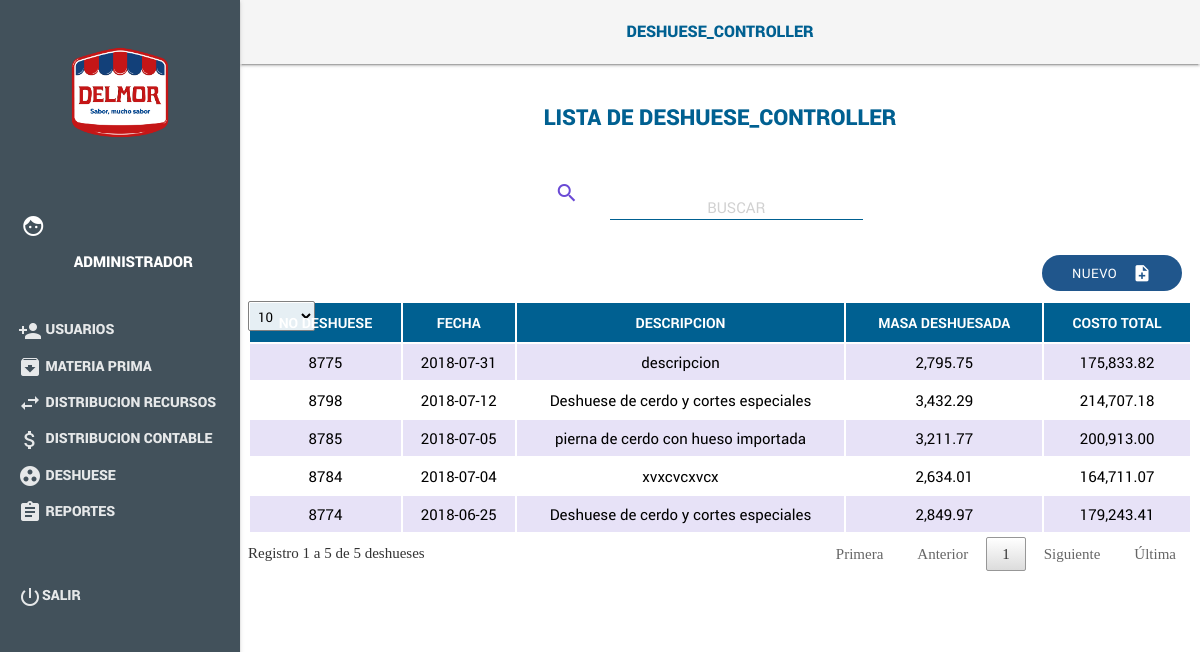
Before: /index.php/deshuese_controller with the older database file.
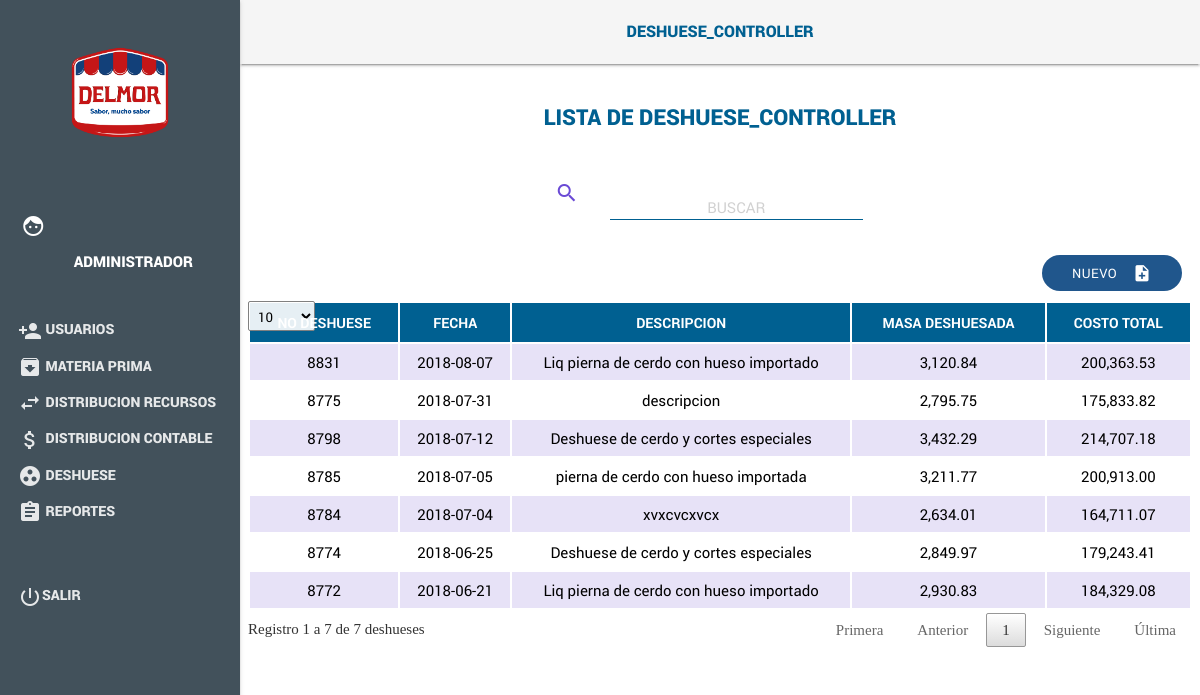
After: the same page with the newer database file.
### tables this page shows
CREATE TABLE `encabezado_deshuese` (
  `Id` int(11) NOT NULL AUTO_INCREMENT,
  `No_DH` varchar(255) DEFAULT NULL,
  `Fecha` date DEFAULT NULL,
  `Descripcion_DH` varchar(255) DEFAULT NULL,
  `Precio_Bruto` double DEFAULT NULL,
  `Costo_Total` double DEFAULT NULL,
  `Gasto_MOD` double DEFAULT NULL,
  `GI` double DEFAULT NULL,
  `Id_Dis_Cont` int(11) DEFAULT NULL,
  PRIMARY KEY (`Id`)
);

### application/controllers/Deshuese_controller.php (called while the page is built, shortened)
<?php
class Deshuese_controller extends CI_Controller
{
    function __construct()
    {
        $this->load->library("session");
        $this->load->model("Deshuese_model");
    }
    public function index()
    {
        $data["mp"] = $this->Deshuese_model->getmateriaPrima();
        $data["ds"] = $this->Deshuese_model->getInfoDeshuese();
        $this->load->view("header/header");
        $this->load->view("pages/menu");
        $this->load->view("Deshuese/Deshuese",$data);
        $this->load->view("footer/footer");
        $this->load->view("jsview/jsDeshuese");
    }
}
?>

### index.php (called while the page is built, shortened)
<?php
require_once BASEPATH.'core/CodeIgniter.php';

### application/models/Deshuese_model.php (called while the page is built, shortened)
<?php
class Deshuese_model extends CI_Model
{
    public function getInfoDeshuese()
    {
        $query = $this->db->get("view_Deshuese");
        if ($query->num_rows() > 0)
        {
            return $query->result_array();
        }
        return 0;
    }
}
?>

### application/views/Deshuese/Deshuese.php (the view, shortened to what this page needs)
<header class="demo-header mdl-layout__header ">
    <div class="centrado  ColorHeader"><span class=" title"><?php echo $this->uri->segment(1);?></span></div>
</header>
<main class="mdl-layout__content mdl-color--grey-100">
    <div class="mdl-grid demo-content">
        <div class="row TextColor center">lista de <?php echo $this->uri->segment(1);?></div>
        <div class="row" style="width:100%">
            <div class="container">
                <div class="Buscar row column">
                    <div class="col s1 m1 l1 offset-l3 offset-m2"><i class="material-icons ColorS">search</i></div>
                    <div class="input-field col s11 m6 l5">
                        <input  id="searchMain" type="text" placeholder="Buscar" class="validate mayuscula">
                    </div>
                </div>
            </div>
            <div style="margin-right: 10px; margin-bottom: 10px;" class="right m12" id="">
                <button id="btnNewDeshuese" class="Btnadd btn waves-effect waves-light">Nuevo
                    <i class="material-icons right">note_add</i>
                </button>
            </div>
            <div class="row center">
                <table class="table striped RobotoR" id="tblDeshueses">
                    <thead>
                    <tr>
                        <th>No Deshuese</th>
                        <th>Fecha</th>
                        <th>Descripcion</th>
                        <th>Masa Deshuesada</th>
                        <th>Costo Total</th>
                    </tr>
                    </thead>
                    <tbody>
                    <?php
                        if(!$ds)
                        {}else{
                            foreach ($ds as $key) {
                                echo "
                                    <tr>
                                      <td>".$key["No_DH"]."</td>
                                      <td>".$key["Fecha"]."</td>
                                      <td>".$key["Descripcion_DH"]."</td>
                                      <td>".number_format($key["Masa_Deshuesada"],2)."</td>
                                      <td>".number_format($key["Costo_Total"],2)."</td>
                                    </tr>
                                ";
                            }
                        }
                    ?>
                    </tbody>
                </table>
            </div>
        </div>
    </div>
</main>

### application/views/header/header.php (shortened to what this page needs)
<!doctype html>
<html lang="en">
<head>
    <link rel="stylesheet" type="text/css" href="<?php echo base_url(); ?>assets/js/fuente.css" >
    <link rel="stylesheet" href="<?PHP echo base_url();?>assets/css/materialize.css">
    <link rel="stylesheet" href="<?PHP echo base_url();?>assets/css/material.cyan-light_blue.min.css">
    <link rel="stylesheet" href="<?PHP echo base_url();?>assets/media/icon.css">
    <link rel="stylesheet" href="<?PHP echo base_url(); ?>assets/css/sweetalert2.min.css">
    <link rel="stylesheet" href="<?PHP echo base_url();?>assets/css/styles.css">
    <link rel="stylesheet" href="<?PHP echo base_url();?>assets/media/css/jquery.dataTables.css">
    <link rel="stylesheet" href="<?PHP echo base_url();?>assets/css/bootstrap.css">
    <link rel="stylesheet" href="<?PHP echo base_url();?>assets/css/chosen.css">
    <link rel="stylesheet" href="<?PHP echo base_url();?>assets/css/dataTables.tableTools.css">
</head>
<body>

### application/views/pages/menu.php (shortened to what this page needs)
<div class="demo-layout mdl-layout mdl-js-layout mdl-layout--fixed-drawer mdl-layout--fixed-header">
    <div class="demo-drawer mdl-layout__drawer mdl-color--blue-grey-900 mdl-color-text--blue-grey-50">
        <img style="" width="100%" src="<?PHP echo base_url();?>assets/img/LOGOS_DELMOR.png">
        <br>
        <header id="MenuFondo" class="demo-drawer-header">
            <div id="user" class="row">
                <div class="col l2 center carita">
                  <i class=" material-icons" style="color:#fff;">face</i>
                </div>
                <div class="col l10 center">
                  <span class="Loggen"><?php echo $this->session->userdata('UserN');?></span><br><br>
                  <span class="Loggen">
                  <?php
                      switch ($this->session->userdata('RolUser')) {
                        case 0:
                           echo "Administrador";
                          break;
                      }
                  ?>
                  </span>
                </div>
            </div>
        </header>
       <div id="menu">
           <ul class="nav menu demo-navigation mdl-navigation__link RobotoR" >
            <?php
              switch ($this->session->userdata('RolUser')) {
                case 0:
                  $menu = '
                           <a href="Usuarios">
                              <li href="Usuarios"><i class="material-icons">person_add</i> Usuarios</li></a>
                              <a href="Materia_Prima">
                              <li href="Materia_Prima"><i class="material-icons">archive</i> Materia Prima</li></a>
                              <a href="Distribucion">
                                <li href="Distribucion"><i class="material-icons">swap_horiz</i> Distribucion Recursos</li>
                              </a>
                              <a href="Distribucion_Contable">
                                <li href="Distribucion_Contable"><i class="material-icons">attach_money</i> Distribucion Contable</li>
                              </a>
                           <a href="Deshuese">
                             <li href="Deshuese"><i class="material-icons">group_work</i> Deshuese</li>
                           </a>
                           <a href="Reportes">
                             <li href="Reportes"><i class="material-icons">assignment</i> Reportes</li>
                           </a><br><br>
                            <a href="salir">
                             <li href="salir"><i class="material-icons">power_settings_new</i>Salir</li>
                           </a>';
                           break;
              }
              echo $menu;
            ?>
          </ul>
       </div>
    </div>

### application/views/footer/footer.php (shortened to what this page needs)
</div>
</body>
</html>

### assets/js/fuente.css (style rules this page uses)
.material-icons { font-family: 'Material Icons'; font-weight: normal; font-style: normal; font-size: 24px; display: inline-block; line-height: 1; text-transform: none; letter-spacing: normal; word-wrap: normal; white-space: nowrap; direction: ltr; -webkit-font-smoothing: antialiased; text-rendering: optimizeLegibility; -moz-osx-font-smoothing: grayscale; font-feature-settings: 'liga'; }

### assets/css/styles.css (style rules this page uses)
.demo-drawer { border: none; overflow-x: hidden; overflow-y: scroll!important; }
.demo-drawer .demo-navigation { z-index: -2; }
.demo-drawer-header { box-sizing: border-box; display: -webkit-flex; display: -ms-flexbox; display: flex; -webkit-flex-direction: column; -ms-flex-direction: column; flex-direction: column; -webkit-justify-content: flex-end; -ms-flex-pack: end; justify-content: flex-end; padding: 16px; height: 100px; }
.demo-navigation { -webkit-flex-grow: 1; -ms-flex-positive: 1; flex-grow: 1; }
#menu { background: #42515B; font-family: 'robotoblack'; font-weight: 500; padding: 10px 10px; }
.ColorHeader { background:whitesmoke; color: #006091; margin-top: 20px; text-align: center; }
.title { font-family: 'robotoblack'; color: #006091; font-size: 16px; text-transform: uppercase; font-weight: 500; }
.TextColor { color: #006091; font-family: 'robotoblack'; font-size: 22px; margin-top: 30px; text-transform: uppercase; }
.Loggen { color: #fff; margin-left: 4px; font-family: 'robotoblack'; text-transform: uppercase; }
.column { margin-top: 30px; }
#user { margin: 11px -6px 15px; }
.Btnadd { text-align: center; border-radius: 20px; background: #20568c; font-family: 'robotoregular'; font-weight: 500; font-size: 13px; transition: 0.5s; }
.ColorS { color: #6a4ad5; }
table tr:nth-child(even) { background-color: #ffffff!important; }
table tr:nth-child(odd) { background-color: #e7e2f7!important; }
table th { background: #006091; color: #fff; font-size: 14px; font-family: 'robotobold'; }
.RobotoR { font-family: 'robotoregular'; }
.menu a { color: #fff; text-transform: uppercase; font-family: robotoblack; }
li { padding: 5px 8px 6px; }
li i { color: #fff; }
.mayuscula { text-transform: uppercase!important; }
.row { width: 100%!important; }
table { border-collapse: separate !important; border-spacing: 1px; }
table thead tr th { text-transform: uppercase; }

Changed rows visible on the page:
added encabezado_deshuese: No_DH "8831", Fecha "2018-08-07", Descripcion_DH "Liq pierna de cerdo con hueso importado", Masa_Deshuesada "3,120.84", Costo_Total "200,363.53"
added encabezado_deshuese: No_DH "8772", Fecha "2018-06-21", Descripcion_DH "Liq pierna de cerdo con hueso importado", Masa_Deshuesada "2,930.83", Costo_Total "184,329.08"
Other visible differences:
text written by a page script: "Registro 1 a 5 de 5 deshueses Primera Anterior 1 Siguiente Última" → "Registro 1 a 7 de 7 deshueses Primera Anterior 1 Siguiente Última"
